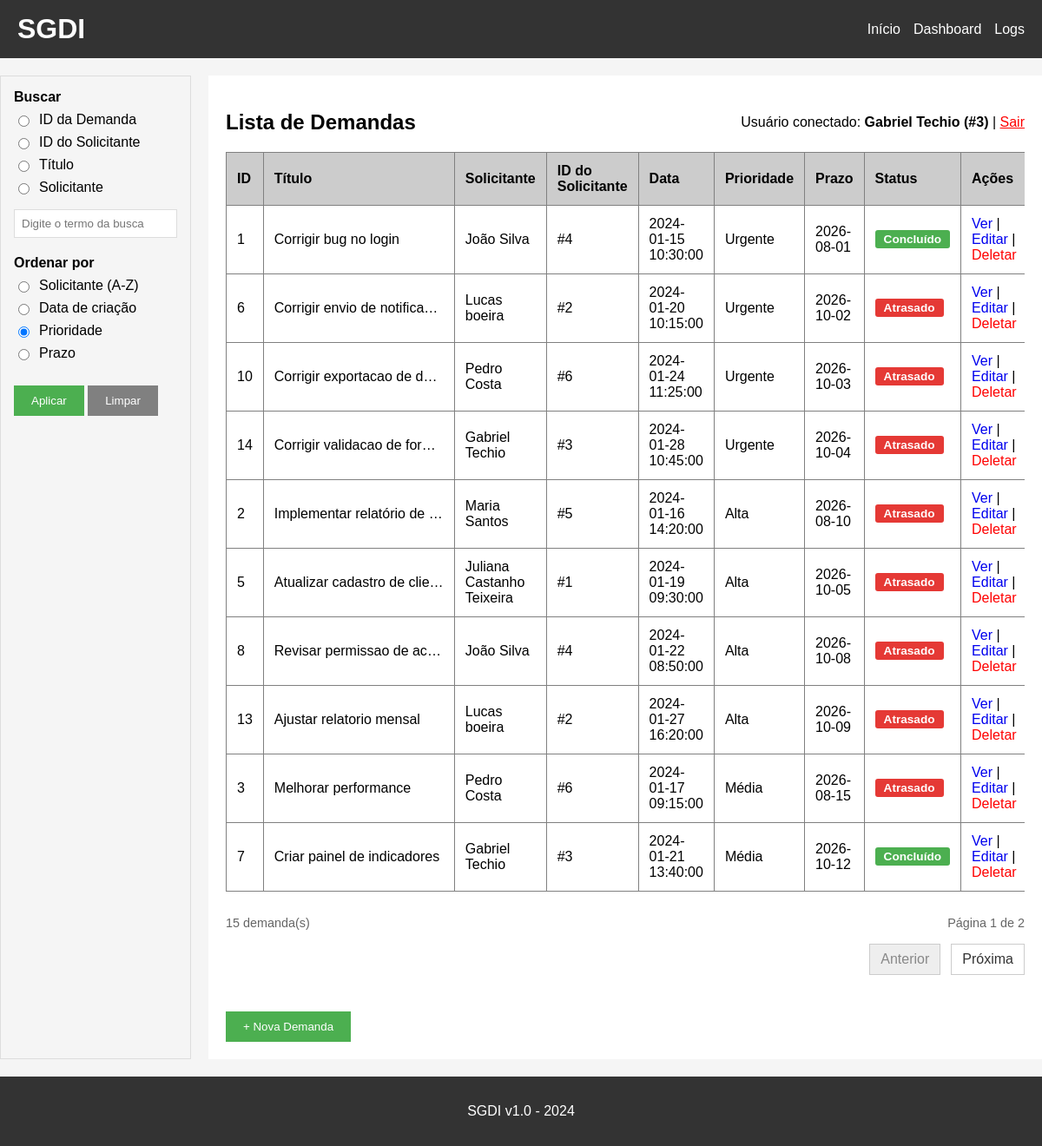
The page / (signed in) on the database its author committed.
### tables this page shows
CREATE TABLE demandas (
    id INTEGER PRIMARY KEY AUTOINCREMENT,
    titulo TEXT NOT NULL,
    descricao TEXT,
    solicitante TEXT,
    solicitante_id INTEGER,
    data_criacao TEXT,
    prioridade TEXT,
    prazo TEXT,
    status TEXT NOT NULL DEFAULT 'Aberto',
    responsavel TEXT,
    responsavel_id INTEGER,
    data_conclusao TEXT,
    FOREIGN KEY (solicitante_id) REFERENCES solicitantes (id),
    FOREIGN KEY (responsavel_id) REFERENCES solicitantes (id)
);

### app.py (the view)
@app.route('/')
def index():
    tipo_busca = request.args.get('tipo_busca', '')
    termo = request.args.get('termo', '').strip()
    ordenar = request.args.get('ordenar', 'prioridade')
    pagina = max(request.args.get('pagina', 1, type=int) or 1, 1)
    itens_por_pagina = 10
    if ordenar not in ORDENACOES:
        ordenar = 'prioridade'
    condicao = '1=1'
    parametros = []
    if tipo_busca in ('id_demanda', 'id_solicitante', 'titulo', 'solicitante'):
        if not termo:
            flash('Digite um termo para buscar.')
            tipo_busca = ''
        elif caracteres_invalidos(termo):
            flash('A busca não pode conter caracteres especiais.')
            tipo_busca = ''
        elif tipo_busca == 'id_demanda':
            condicao, parametros = "CAST(id AS TEXT) LIKE ?", [f'{termo}%']
        elif tipo_busca == 'id_solicitante':
            condicao, parametros = "CAST(solicitante_id AS TEXT) = ?", [termo]
        elif tipo_busca == 'titulo':
            condicao, parametros = "LOWER(titulo) LIKE LOWER(?)", [f'%{termo}%']
        else:  # solicitante (busca por nome)
            condicao, parametros = "LOWER(solicitante) LIKE LOWER(?)", [f'%{termo}%']
    else:
        tipo_busca = ''
    conn = get_db()
    cursor = conn.cursor()
    total_demandas = cursor.execute(
        f"SELECT COUNT(*) FROM demandas WHERE {condicao}", parametros
    ).fetchone()[0]
    total_paginas = max((total_demandas + itens_por_pagina - 1) // itens_por_pagina, 1)
    pagina = min(pagina, total_paginas)
    query = (
        f"SELECT *, "
        f"CASE WHEN status = 'Aberto' AND prazo < date('now', 'localtime') THEN 'Atrasado' ELSE status END AS status_exibido "
        f"FROM demandas WHERE {condicao} "
        f"ORDER BY {ORDENACOES[ordenar]} LIMIT ? OFFSET ?"
    )
    parametros_paginacao = parametros + [itens_por_pagina, (pagina - 1) * itens_por_pagina]
    demandas = cursor.execute(query, parametros_paginacao).fetchall()
    conn.close()
    return render_template(
        'index.html', demandas=demandas,
        ordenar=ordenar, tipo_busca=tipo_busca, termo=termo,
        pagina=pagina, total_paginas=total_paginas, total_demandas=total_demandas
    )

### app.py (called while the page is built)
def get_db():
    conn = sqlite3.connect('demandas.db')
    conn.row_factory = sqlite3.Row
    return conn

@app.before_request
def verificar_login():
    if 'email' not in session and request.endpoint not in ['login', 'logout', 'static']:
        return redirect(url_for('login'))

### templates/index.html
{% extends "base.html" %}
{% block sidebar %}
<aside class="filtros-sidebar">
    <form method="GET" action="/">
        <fieldset>
            <legend>Buscar</legend>
            <div class="filtro-opcao">
                <input type="radio" name="tipo_busca" id="tb_id_demanda" value="id_demanda"
                       {% if tipo_busca == 'id_demanda' %}checked{% endif %}>
                <label for="tb_id_demanda">ID da Demanda</label>
            </div>
            <div class="filtro-opcao">
                <input type="radio" name="tipo_busca" id="tb_id_solicitante" value="id_solicitante"
                       {% if tipo_busca == 'id_solicitante' %}checked{% endif %}>
                <label for="tb_id_solicitante">ID do Solicitante</label>
            </div>
            <div class="filtro-opcao">
                <input type="radio" name="tipo_busca" id="tb_titulo" value="titulo"
                       {% if tipo_busca == 'titulo' %}checked{% endif %}>
                <label for="tb_titulo">Título</label>
            </div>
            <div class="filtro-opcao">
                <input type="radio" name="tipo_busca" id="tb_solicitante" value="solicitante"
                       {% if tipo_busca == 'solicitante' %}checked{% endif %}>
                <label for="tb_solicitante">Solicitante</label>
            </div>
            <input type="text" name="termo" value="{{ termo or '' }}" placeholder="Digite o termo da busca">
        </fieldset>
        <fieldset>
            <legend>Ordenar por</legend>
            <div class="filtro-opcao">
                <input type="radio" name="ordenar" id="or_solicitante" value="solicitante"
                       {% if ordenar == 'solicitante' %}checked{% endif %}>
                <label for="or_solicitante">Solicitante (A-Z)</label>
            </div>
            <div class="filtro-opcao">
                <input type="radio" name="ordenar" id="or_data" value="data"
                       {% if ordenar == 'data' %}checked{% endif %}>
                <label for="or_data">Data de criação</label>
            </div>
            <div class="filtro-opcao">
                <input type="radio" name="ordenar" id="or_prioridade" value="prioridade"
                       {% if ordenar == 'prioridade' %}checked{% endif %}>
                <label for="or_prioridade">Prioridade</label>
            </div>
            <div class="filtro-opcao">
                <input type="radio" name="ordenar" id="or_prazo" value="prazo"
                       {% if ordenar == 'prazo' %}checked{% endif %}>
                <label for="or_prazo">Prazo</label>
            </div>
        </fieldset>
        <button type="submit">Aplicar</button>
        <a href="/"><button type="button">Limpar</button></a>
    </form>
</aside>
{% endblock %}
{% block content %}
<div class="flex-between">
    <h2>Lista de Demandas</h2>
    <p>
        Usuário conectado: <strong>{{ session['usuario'] }} (#{{ session['usuario_id'] }})</strong>
        | <a href="{{ url_for('logout') }}" class="text-danger">Sair</a>
    </p>
</div>
<div class="table-responsive">
    <table border="1" cellpadding="10" cellspacing="0" width="100%">
        <thead>
            <tr bgcolor="#cccccc">
                <th>ID</th>
                <th>Título</th>
                <th>Solicitante</th>
                <th>ID do Solicitante</th>
                <th>Data</th>
                <th>Prioridade</th>
                <th>Prazo</th>
                <th>Status</th>
                <th>Ações</th>
            </tr>
        </thead>
        <tbody>
            {% for demanda in demandas %}
            <tr>
                <td>{{ demanda[0] }}</td>
                <td class="coluna-titulo" title="{{ demanda[1] }}">{{ demanda[1] }}</td>
                <td>{{ demanda[3] }}</td>
                <td>#{{ demanda[4] }}</td>
                <td>{{ demanda[5] }}</td>
                <td>{{ demanda[6] }}</td>
                <td>{{ demanda[7] }}</td>
                <td>
                    <span class="status-badge
                        {%- if demanda['status_exibido'] == 'Aberto' %} status-aberto
                        {%- elif demanda['status_exibido'] == 'Atrasado' %} status-atrasado
                        {%- elif demanda['status_exibido'] == 'Concluído' %} status-concluido
                        {%- elif demanda['status_exibido'] == 'Cancelado' %} status-cancelado
                        {%- endif %}">{{ demanda['status_exibido'] }}</span>
                </td>
                <td>
                    <a href="/detalhes/{{ demanda[0] }}">Ver</a>
                    |
                    <a href="/editar/{{ demanda[0] }}">Editar</a>
                    |
                    <form method="POST" action="/deletar/{{ demanda[0] }}" class="form-inline"
                          onsubmit="return confirm('Tem certeza que deseja deletar esta demanda?');">
                        <button type="submit" class="btn-link">Deletar</button>
                    </form>
                </td>
            </tr>
            {% endfor %}
        </tbody>
    </table>
</div>
<div class="pagination-summary">
    <span>{{ total_demandas }} demanda(s)</span>
    <span>Página {{ pagina }} de {{ total_paginas }}</span>
</div>
{% if total_paginas > 1 %}
<nav class="pagination" aria-label="Paginação das demandas">
    {% if pagina > 1 %}
    <a href="{{ url_for('index', pagina=pagina - 1, tipo_busca=tipo_busca, termo=termo, ordenar=ordenar) }}" rel="prev">Anterior</a>
    <span>Página {{ pagina }} de {{ total_paginas }}</span>
    {% else %}
    <span class="pagination-disabled" aria-disabled="true">Anterior</span>
    {% endif %}
    {% if pagina < total_paginas %}
    <a href="{{ url_for('index', pagina=pagina + 1, tipo_busca=tipo_busca, termo=termo, ordenar=ordenar) }}" rel="next">Próxima</a>
    {% else %}
    <span class="pagination-disabled" aria-disabled="true">Próxima</span>
    {% endif %}
</nav>
{% endif %}
<br>
<a href="/nova_demanda"><button>+ Nova Demanda</button></a>
{% endblock %}

### static/style.css (style rules this page uses)
* { box-sizing: border-box; }
body { font-family: Arial, sans-serif; background-color: #f5f5f5; padding: 0; margin: 0; display: flex; flex-direction: column; min-height: 100vh; }
button { background-color: #4CAF50; color: white; padding: 10px 20px; border: none; cursor: pointer; }
button[type="button"] { background-color: #808080; }
table { border-collapse: collapse; width: 100%; margin-bottom: 20px; }
th, td { padding: 12px; text-align: left; }
table a { text-decoration: none; }
form div { margin-bottom: 10px; }
input[type="text"], input[type="email"], input[type="password"], textarea { padding: 8px; border: 1px solid #ddd; max-width: 100%; }
.table-responsive { overflow-x: auto; }
.pagination-summary, .pagination { display: flex; align-items: center; justify-content: space-between; gap: 12px; }
.pagination-summary { color: #666; font-size: 0.9rem; margin: 8px 0; }
.pagination { justify-content: flex-end; margin: 16px 0 24px; }
.pagination a, .pagination-disabled { padding: 8px 12px; border: 1px solid #ccc; text-decoration: none; }
.pagination a { color: #333; background: white; }
.pagination-disabled { color: #888; background: #eee; }
.filtros-sidebar { flex: 0 0 220px; background: #f5f5f5; border: 1px solid #ddd; padding: 15px; }
.filtros-sidebar fieldset { border: none; padding: 0; margin: 0 0 20px 0; }
.filtros-sidebar legend { font-weight: bold; padding: 0; margin-bottom: 8px; }
.filtro-opcao { display: flex; align-items: center; gap: 8px; margin-bottom: 8px; }
.filtro-opcao label { cursor: pointer; }
.filtros-sidebar input[type="text"] { width: 100%; margin-top: 8px; }
.flex-between { display: flex; justify-content: space-between; align-items: center; }
.text-danger { color: red; }
.coluna-titulo { max-width: 220px; white-space: nowrap; overflow: hidden; text-overflow: ellipsis; }
.status-badge { display: inline-block; padding: 3px 10px; border-radius: 3px; font-size: 0.85rem; font-weight: bold; color: white; white-space: nowrap; }
.status-atrasado { background-color: #e53935; }
.status-concluido { background-color: #4CAF50; }
.form-inline { display: inline-flex; align-items: center; gap: 8px; margin: 0; }
.btn-link { background: none; color: red; padding: 0; border: none; cursor: pointer; font: inherit; }

### rows shown on the page
demandas: id "1", titulo "Corrigir bug no login", solicitante "João Silva", solicitante "4", data_criacao "2024-01-15 10:30:00", prioridade "Urgente", prazo "2026-08-01", status_exibido "Concluído"
demandas: id "6", titulo "Corrigir envio de notifica…", solicitante "Lucas boeira", solicitante "2", data_criacao "2024-01-20 10:15:00", prioridade "Urgente", prazo "2026-10-02", status_exibido "Atrasado"
demandas: id "10", titulo "Corrigir exportacao de d…", solicitante "Pedro Costa", solicitante "6", data_criacao "2024-01-24 11:25:00", prioridade "Urgente", prazo "2026-10-03", status_exibido "Atrasado"
demandas: id "14", titulo "Corrigir validacao de for…", solicitante "Gabriel Techio", solicitante "3", data_criacao "2024-01-28 10:45:00", prioridade "Urgente", prazo "2026-10-04", status_exibido "Atrasado"
demandas: id "2", titulo "Implementar relatório de…", solicitante "Maria Santos", solicitante "5", data_criacao "2024-01-16 14:20:00", prioridade "Alta", prazo "2026-08-10", status_exibido "Atrasado"
demandas: id "5", titulo "Atualizar cadastro de clie…", solicitante "Juliana Castanho Teixeira", solicitante "1", data_criacao "2024-01-19 09:30:00", prioridade "Alta", prazo "2026-10-05", status_exibido "Atrasado"
demandas: id "8", titulo "Revisar permissao de ac…", solicitante "João Silva", solicitante "4", data_criacao "2024-01-22 08:50:00", prioridade "Alta", prazo "2026-10-08", status_exibido "Atrasado"
demandas: id "13", titulo "Ajustar relatorio mensal", solicitante "Lucas boeira", solicitante "2", data_criacao "2024-01-27 16:20:00", prioridade "Alta", prazo "2026-10-09", status_exibido "Atrasado"
demandas: id "3", titulo "Melhorar performance", solicitante "Pedro Costa", solicitante "6", data_criacao "2024-01-17 09:15:00", prioridade "Média", prazo "2026-08-15", status_exibido "Atrasado"
demandas: id "7", titulo "Criar painel de indicadores", solicitante "Gabriel Techio", solicitante "3", data_criacao "2024-01-21 13:40:00", prioridade "Média", prazo "2026-10-12", status_exibido "Concluído"

### other values the page prints
{{ session['usuario'] }} "Gabriel Techio"
{{ session['usuario_id'] }} "3"
{{ total_demandas }} "15"
{{ pagina }} "1"
{{ total_paginas }} "2"
